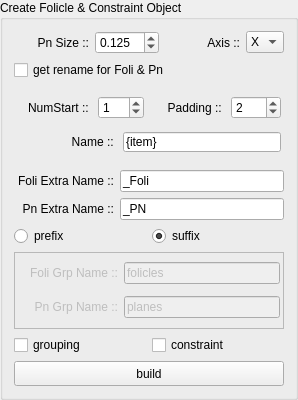
               <widget class="QGroupBox" name="createFoli_Gb">
                <property name="minimumSize">
                 <size>
                  <width>0</width>
                  <height>400</height>
                 </size>
                </property>
                <property name="maximumSize">
                 <size>
                  <width>16777215</width>
                  <height>400</height>
                 </size>
                </property>
                <property name="title">
                 <string>Create Folicle &amp;&amp; Constraint Object</string>
                </property>
                <layout class="QVBoxLayout" name="verticalLayout_9">
                 <item>
                  <layout class="QHBoxLayout" name="createFoliOption_H">
                   <item>
                    <layout class="QHBoxLayout" name="createFoliPnSize_H">
                     <item>
                      <widget class="QLabel" name="label_21">
                       <property name="minimumSize">
                        <size>
                         <width>75</width>
                         <height>0</height>
                        </size>
                       </property>
                       <property name="maximumSize">
                        <size>
                         <width>75</width>
                         <height>16777215</height>
                        </size>
                       </property>
                       <property name="text">
                        <string>Pn Size ::</string>
                       </property>
                       <property name="alignment">
                        <set>Qt::AlignmentFlag::AlignRight|Qt::AlignmentFlag::AlignTrailing|Qt::AlignmentFlag::AlignVCenter</set>
                       </property>
                      </widget>
                     </item>
                     <item>
                      <widget class="QDoubleSpinBox" name="createFoliPnSize_Dsb">
                       <property name="decimals">
                        <number>3</number>
                       </property>
                       <property name="minimum">
                        <double>0.001000000000000</double>
                       </property>
                       <property name="value">
                        <double>0.125000000000000</double>
                       </property>
                      </widget>
                     </item>
                    </layout>
                   </item>
                   <item>
                    <layout class="QHBoxLayout" name="createFoliAxis_H">
                     <item>
                      <widget class="QLabel" name="label_20">
                       <property name="minimumSize">
                        <size>
                         <width>75</width>
                         <height>0</height>
                        </size>
                       </property>
                       <property name="maximumSize">
                        <size>
                         <width>75</width>
                         <height>16777215</height>
                        </size>
                       </property>
                       <property name="text">
                        <string>Axis ::</string>
                       </property>
                       <property name="alignment">
                        <set>Qt::AlignmentFlag::AlignRight|Qt::AlignmentFlag::AlignTrailing|Qt::AlignmentFlag::AlignVCenter</set>
                       </property>
                      </widget>
                     </item>
                     <item>
                      <widget class="QComboBox" name="createFoliAxis_Cbb">
                       <item>
                        <property name="text">
                         <string>X</string>
                        </property>
                       </item>
                       <item>
                        <property name="text">
                         <string>Y</string>
                        </property>
                       </item>
                       <item>
                        <property name="text">
                         <string>Z</string>
                        </property>
                       </item>
                      </widget>
                     </item>
                    </layout>
                   </item>
                  </layout>
                 </item>
                 <item>
                  <widget class="QCheckBox" name="getRenameCreateFoliPn_Chb">
                   <property name="text">
                    <string>get rename for Foli &amp;&amp; Pn</string>
                   </property>
                  </widget>
                 </item>
                 <item>
                  <widget class="QFrame" name="creatFoliNumOption_F">
                   <property name="enabled">
                    <bool>true</bool>
                   </property>
                   <layout class="QVBoxLayout" name="verticalLayout_10">
                    <property name="leftMargin">
                     <number>3</number>
                    </property>
                    <property name="topMargin">
                     <number>3</number>
                    </property>
                    <property name="rightMargin">
                     <number>3</number>
                    </property>
                    <property name="bottomMargin">
                     <number>3</number>
                    </property>
                    <item>
                     <layout class="QHBoxLayout" name="horizontalLayout_6">
                      <item>
                       <layout class="QHBoxLayout" name="createFoliNumRangeStart_H">
                        <item>
                         <widget class="QLabel" name="label_24">
                          <property name="minimumSize">
                           <size>
                            <width>75</width>
                            <height>0</height>
                           </size>
                          </property>
                          <property name="maximumSize">
                           <size>
                            <width>75</width>
                            <height>16777215</height>
                           </size>
                          </property>
                          <property name="text">
                           <string>NumStart :: </string>
                          </property>
                          <property name="alignment">
                           <set>Qt::AlignmentFlag::AlignRight|Qt::AlignmentFlag::AlignTrailing|Qt::AlignmentFlag::AlignVCenter</set>
                          </property>
                         </widget>
                        </item>
                        <item>
                         <widget class="QSpinBox" name="createFoliNumRangeStart_Sb">
                          <property name="minimumSize">
                           <size>
                            <width>25</width>
                            <height>0</height>
                           </size>
                          </property>
                          <property name="maximumSize">
                           <size>
                            <width>50</width>
                            <height>16777215</height>
                           </size>
                          </property>
                          <property name="buttonSymbols">
                           <enum>QAbstractSpinBox::ButtonSymbols::UpDownArrows</enum>
                          </property>
                          <property name="value">
                           <number>1</number>
                          </property>
                         </widget>
                        </item>
                        <item>
                         <layout class="QHBoxLayout" name="creatFoliNumPadding_H">
                          <item>
                           <widget class="QLabel" name="label_25">
                            <property name="minimumSize">
                             <size>
                              <width>75</width>
                              <height>0</height>
                             </size>
                            </property>
                            <property name="maximumSize">
                             <size>
                              <width>75</width>
                              <height>16777215</height>
                             </size>
                            </property>
                            <property name="text">
                             <string>Padding :: </string>
                            </property>
                            <property name="alignment">
                             <set>Qt::AlignmentFlag::AlignRight|Qt::AlignmentFlag::AlignTrailing|Qt::AlignmentFlag::AlignVCenter</set>
                            </property>
                           </widget>
                          </item>
                          <item>
                           <widget class="QSpinBox" name="creatFoliNumPadding_Sb">
                            <property name="minimumSize">
                             <size>
                              <width>50</width>
                              <height>0</height>
                             </size>
                            </property>
                            <property name="maximumSize">
                             <size>
                              <width>50</width>
                              <height>16777215</height>
                             </size>
                            </property>
                            <property name="buttonSymbols">
                             <enum>QAbstractSpinBox::ButtonSymbols::UpDownArrows</enum>
                            </property>
                            <property name="value">
                             <number>2</number>
                            </property>
                           </widget>
                          </item>
                         </layout>
                        </item>
                       </layout>
                      </item>
                     </layout>
                    </item>
                    <item>
                     <layout class="QHBoxLayout" name="createFoliName_H">
                      <item>
                       <widget class="QLabel" name="label_26">
                        <property name="minimumSize">
                         <size>
                          <width>100</width>
                          <height>0</height>
                         </size>
                        </property>
                        <property name="maximumSize">
                         <size>
                          <width>100</width>
                          <height>16777215</height>
                         </size>
                        </property>
                        <property name="text">
                         <string>Name :: </string>
                        </property>
                        <property name="alignment">
                         <set>Qt::AlignmentFlag::AlignRight|Qt::AlignmentFlag::AlignTrailing|Qt::AlignmentFlag::AlignVCenter</set>
                        </property>
                       </widget>
                      </item>
                      <item>
                       <widget class="QLineEdit" name="createFoliName_Le">
                        <property name="minimumSize">
                         <size>
                          <width>0</width>
                          <height>20</height>
                         </size>
                        </property>
                        <property name="maximumSize">
                         <size>
                          <width>16777215</width>
                          <height>20</height>
                         </size>
                        </property>
                        <property name="text">
                         <string>{item}</string>
                        </property>
                       </widget>
                      </item>
                     </layout>
                    </item>
                   </layout>
                  </widget>
                 </item>
                 <item>
                  <layout class="QVBoxLayout" name="createFoliExtraName_V">
                   <item>
                    <layout class="QHBoxLayout" name="createFoliExtraName_H">
                     <item>
                      <widget class="QLabel" name="label_23">
                       <property name="minimumSize">
                        <size>
                         <width>100</width>
                         <height>0</height>
                        </size>
                       </property>
                       <property name="maximumSize">
                        <size>
                         <width>100</width>
                         <height>16777215</height>
                        </size>
                       </property>
                       <property name="text">
                        <string>Foli Extra Name ::</string>
                       </property>
                       <property name="alignment">
                        <set>Qt::AlignmentFlag::AlignRight|Qt::AlignmentFlag::AlignTrailing|Qt::AlignmentFlag::AlignVCenter</set>
                       </property>
                      </widget>
                     </item>
                     <item>
                      <widget class="QLineEdit" name="createFoliExtraName_Le">
                       <property name="text">
                        <string>_Foli</string>
                       </property>
                      </widget>
                     </item>
                    </layout>
                   </item>
                   <item>
                    <layout class="QHBoxLayout" name="createPnExtraName_H">
                     <item>
                      <widget class="QLabel" name="label_22">
                       <property name="minimumSize">
                        <size>
                         <width>100</width>
                         <height>0</height>
                        </size>
                       </property>
                       <property name="maximumSize">
                        <size>
                         <width>100</width>
                         <height>16777215</height>
                        </size>
                       </property>
                       <property name="text">
                        <string>Pn Extra Name ::</string>
                       </property>
                       <property name="alignment">
                        <set>Qt::AlignmentFlag::AlignRight|Qt::AlignmentFlag::AlignTrailing|Qt::AlignmentFlag::AlignVCenter</set>
                       </property>
                      </widget>
                     </item>
                     <item>
                      <widget class="QLineEdit" name="createPnExtraName_Le">
                       <property name="text">
                        <string>_PN</string>
                       </property>
                      </widget>
                     </item>
                    </layout>
                   </item>
                   <item>
                    <layout class="QHBoxLayout" name="createFoliExtraName_Rdb_H">
                     <item>
                      <widget class="QRadioButton" name="createFoliPrefixName_Rdb">
                       <property name="text">
                        <string>prefix</string>
                       </property>
                      </widget>
                     </item>
                     <item>
                      <widget class="QRadioButton" name="createFoliSuffixName_Rdb">
                       <property name="text">
                        <string>suffix</string>
                       </property>
                       <property name="checked">
                        <bool>true</bool>
                       </property>
                      </widget>
                     </item>
                    </layout>
                   </item>
                  </layout>
                 </item>
                 <item>
                  <widget class="QFrame" name="groupCreateFoliOption_F">
                   <property name="enabled">
                    <bool>false</bool>
                   </property>
                   <property name="frameShape">
                    <enum>QFrame::Shape::StyledPanel</enum>
                   </property>
                   <property name="frameShadow">
                    <enum>QFrame::Shadow::Raised</enum>
                   </property>
                   <layout class="QVBoxLayout" name="verticalLayout_11">
                    <property name="leftMargin">
                     <number>3</number>
                    </property>
                    <property name="topMargin">
                     <number>3</number>
                    </property>
                    <property name="rightMargin">
                     <number>3</number>
                    </property>
                    <property name="bottomMargin">
                     <number>3</number>
                    </property>
                    <item>
                     <layout class="QHBoxLayout" name="grpNamingCreateFoli_H">
                      <item>
                       <widget class="QLabel" name="label_27">
                        <property name="minimumSize">
                         <size>
                          <width>100</width>
                          <height>0</height>
                         </size>
                        </property>
                        <property name="maximumSize">
                         <size>
                          <width>100</width>
                          <height>16777215</height>
                         </size>
                        </property>
                        <property name="text">
                         <string>Foli Grp Name ::</string>
                        </property>
                        <property name="alignment">
                         <set>Qt::AlignmentFlag::AlignRight|Qt::AlignmentFlag::AlignTrailing|Qt::AlignmentFlag::AlignVCenter</set>
                        </property>
                       </widget>
                      </item>
                      <item>
                       <widget class="QLineEdit" name="grpNamingCreateFoli_Le">
                        <property name="text">
                         <string>folicles</string>
                        </property>
                       </widget>
                      </item>
                     </layout>
                    </item>
                    <item>
                     <layout class="QHBoxLayout" name="grpNamingCreatePn_H">
                      <item>
                       <widget class="QLabel" name="label_28">
                        <property name="minimumSize">
                         <size>
                          <width>100</width>
                          <height>0</height>
                         </size>
                        </property>
                        <property name="maximumSize">
                         <size>
                          <width>100</width>
                          <height>16777215</height>
                         </size>
                        </property>
                        <property name="text">
                         <string>Pn Grp Name ::</string>
                        </property>
                        <property name="alignment">
                         <set>Qt::AlignmentFlag::AlignRight|Qt::AlignmentFlag::AlignTrailing|Qt::AlignmentFlag::AlignVCenter</set>
                        </property>
                       </widget>
                      </item>
                      <item>
                       <widget class="QLineEdit" name="grpNamingCreatePn_Le">
                        <property name="text">
                         <string>planes</string>
                        </property>
                       </widget>
                      </item>
                     </layout>
                    </item>
                   </layout>
                  </widget>
                 </item>
                 <item>
                  <layout class="QHBoxLayout" name="foliOption_H">
                   <item>
                    <widget class="QCheckBox" name="groupCreateFoli_Chb">
                     <property name="text">
                      <string>grouping</string>
                     </property>
                    </widget>
                   </item>
                   <item>
                    <widget class="QCheckBox" name="constraintFoli_Chb">
                     <property name="text">
                      <string>constraint</string>
                     </property>
                    </widget>
                   </item>
                  </layout>
                 </item>
                 <item>
                  <widget class="QPushButton" name="createFoli_Btn">
                   <property name="minimumSize">
                    <size>
                     <width>0</width>
                     <height>25</height>
                    </size>
                   </property>
                   <property name="sizeIncrement">
                    <size>
                     <width>0</width>
                     <height>25</height>
                    </size>
                   </property>
                   <property name="text">
                    <string>build</string>
                   </property>
                  </widget>
                 </item>
                </layout>
               </widget>
